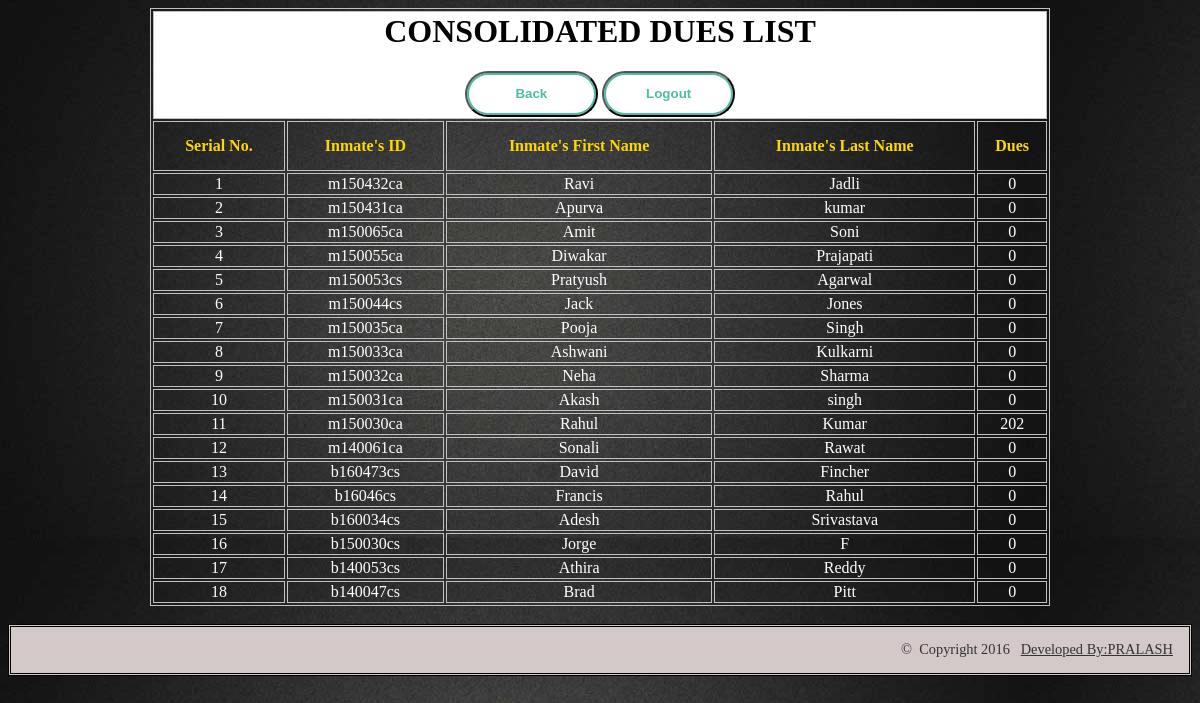
Screenshot of /mess/stdetails.php (signed in) with the database file from the repository.
### tables this page shows
CREATE TABLE `inmate` (
  `iid` varchar(11) NOT NULL,
  `fname` varchar(30) NOT NULL,
  `lname` varchar(30) DEFAULT NULL,
  `dues` float DEFAULT NULL
);

### mess/stdetails.php (the view, shortened to what this page needs)
<html>
<body background="../images/plain-background.jpg">
</body>
</html>
<?php
include 'conn.php';
?>
<table align="center" width="900" border="" bordercolor="silver">
    	<tr>
        	<td colspan="30" align="center" bgcolor="white"><h1>CONSOLIDATED DUES LIST</h1>
            <a href="admin.php"><button class="button">Back</button></a>
            <a href="logout.php"><button class="button">Logout</button></a>
            </td>
        </tr>
        <tr align="center">
        	<th height="50"><font color="gold">Serial No.</th>
        	<th><font color="gold">Inmate's ID</th>
        	<th><font color="gold">Inmate's First Name</th>
        	<th><font color="gold">Inmate's Last Name</th>
        	<th><font color="gold">Dues</th>
            </tr>
<?php
$que = "select * from inmate order by 1 DESC";
		$run = mysqli_query($conn,$que);
		$i=1;
		while($row = mysqli_fetch_array($run))
		{
			$ab = $row[0];
			$ab1 = $row[1];
			$ab2 = $row[2];
			$ab3 = $row[3];
		?>
         <tr align="center">
           	<td style="color:#FFF"><?php echo $i; $i++; ?></td>
            <td style="color:#FFF"><?php echo $ab; ?></td>
            <td style="color:#FFF"><?php echo $ab1; ?></td>
            <td style="color:#FFF"><?php echo $ab2; ?></td>
			<td style="color:#FFF"><?php echo $ab3; ?></td>
       </tr>
		<?php } ?>
        </table>
    	<br><footer id="footer">
	  	<p class="copyright" style="text-align:right">&copy;&nbsp;&nbsp;Copyright 2016&nbsp;&nbsp;&nbsp;<a href="../blog.html">Developed By:PRALASH</a></p>
	</footer>

### mess/stdetails.php (style rules this page uses)
.button { background-color: transparent; box-shadow: inset 0 0 0 2px #51BAA4; color: #51BAA4 !important; border-radius: 2.5em; cursor: pointer; display: inline-block; font-weight: 800; line-height: 2.95em; min-width: 10em; text-align: center; text-decoration: none; }
#footer { padding: 0em 1em ; background-color:#d3c9c9; text-align: center; border:double; }
#footer .copyright { color:#333; font-size: 0.9em; }
#footer .copyright a { color:#333; }

### rows the page displays
inmate: iid "m150432ca", fname "Ravi", lname "Jadli", dues "0"
inmate: iid "m150431ca", fname "Apurva", lname "kumar", dues "0"
inmate: iid "m150065ca", fname "Amit", lname "Soni", dues "0"
inmate: iid "m150055ca", fname "Diwakar", lname "Prajapati", dues "0"
inmate: iid "m150053cs", fname "Pratyush", lname "Agarwal", dues "0"
inmate: iid "m150044cs", fname "Jack", lname "Jones", dues "0"
inmate: iid "m150035ca", fname "Pooja", lname "Singh", dues "0"
inmate: iid "m150033ca", fname "Ashwani", lname "Kulkarni", dues "0"
inmate: iid "m150032ca", fname "Neha", lname "Sharma", dues "0"
inmate: iid "m150031ca", fname "Akash", lname "singh", dues "0"
inmate: iid "m150030ca", fname "Rahul", lname "Kumar", dues "202"
inmate: iid "m140061ca", fname "Sonali", lname "Rawat", dues "0"
inmate: iid "b160473cs", fname "David", lname "Fincher", dues "0"
inmate: iid "b16046cs", fname "Francis", lname "Rahul", dues "0"
inmate: iid "b160034cs", fname "Adesh", lname "Srivastava", dues "0"
inmate: iid "b150030cs", fname "Jorge", lname "F", dues "0"
inmate: iid "b140053cs", fname "Athira", lname "Reddy", dues "0"
inmate: iid "b140047cs", fname "Brad", lname "Pitt", dues "0"
